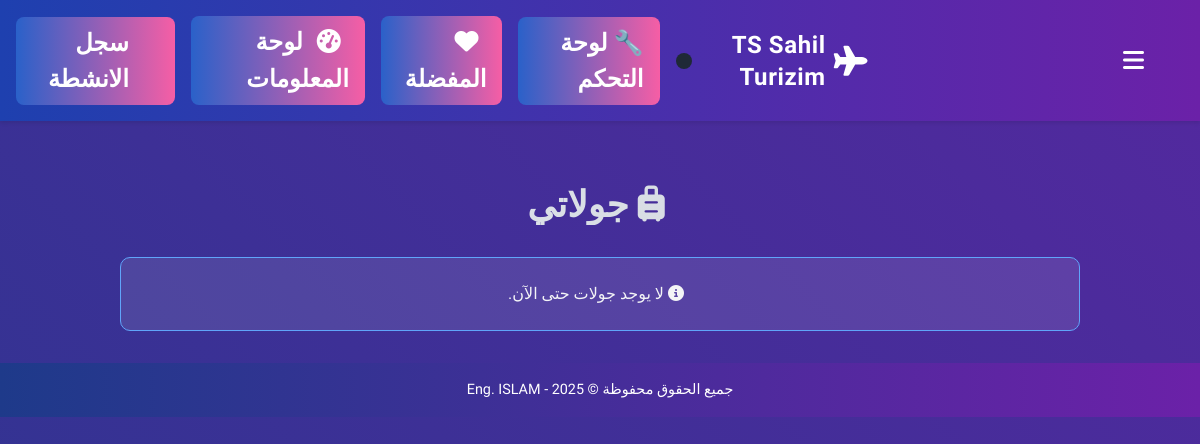
The page /my-tours/ (signed in) on the database as committed earlier.
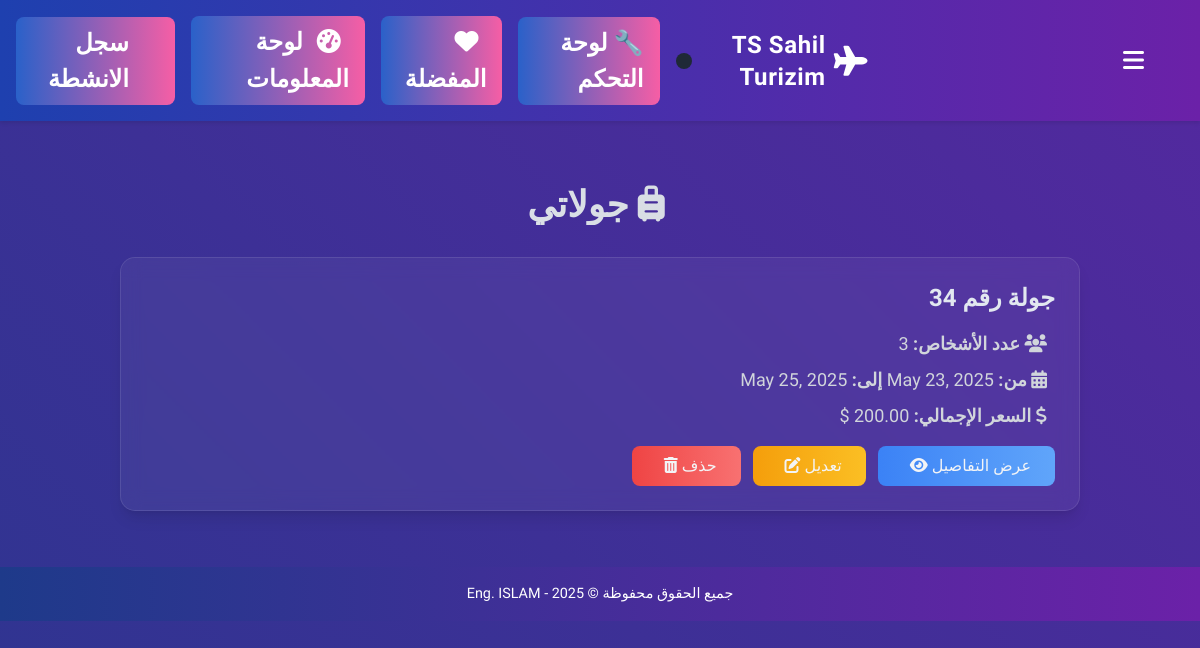
The same page on the database as committed later.
### hotels/models.py (models this page shows, shortened)
class Tour(models.Model):
    user = models.ForeignKey(User, on_delete=models.CASCADE)
    num_people = models.PositiveIntegerField()
    has_kids = models.BooleanField(default=False)
    num_days = models.PositiveIntegerField()
    start_date = models.DateField()
    end_date = models.DateField()
    total_price = models.DecimalField(max_digits=10, decimal_places=2)
    created_at = models.DateTimeField(auto_now_add=True)
    rating = models.PositiveIntegerField(default=0)

### hotels/views.py (the view)
# urls.py: path('my-tours/', my_tours, name='my_tours'),
@login_required
def my_tours(request):
    user = request.user
    tours = Tour.objects.filter(user=user).order_by('-created_at')
    return render(request, 'hotels/my_tours.html', {'tours': tours})

### hotels/templates/hotels/my_tours.html (shortened to what this page needs)
{% extends 'hotels/base.html' %}
{% block content %}
<!DOCTYPE html>
<html lang="ar" dir="rtl">
<head>
    <link href="https://cdn.jsdelivr.net/npm/tailwindcss@2.2.19/dist/tailwind.min.css" rel="stylesheet">
    <link href="https://cdnjs.cloudflare.com/ajax/libs/animate.css/4.1.1/animate.min.css" rel="stylesheet">
    <link href="https://cdnjs.cloudflare.com/ajax/libs/font-awesome/6.4.0/css/all.min.css" rel="stylesheet">
</head>
<body>
    <div class="container mx-auto mt-8 px-4 sm:px-6 lg:px-8">
        <h2 class="text-3xl sm:text-4xl mb-8 text-center animate__animated animate__fadeIn">
            <i class="fas fa-suitcase-rolling mr-2"></i> جولاتي
        </h2>
        {% if tours %}
            {% for tour in tours %}
                <div class="card mb-6 shadow-lg animate__animated animate__fadeInUp">
                    <div class="card-body p-6">
                        <h5 class="card-title text-xl sm:text-2xl mb-4">جولة رقم {{ tour.id }}</h5>
                        <p class="text-base sm:text-lg mb-2">
                            <i class="fas fa-users mr-2"></i>
                            <strong>عدد الأشخاص:</strong> {{ tour.num_people }}
                        </p>
                        <p class="text-base sm:text-lg mb-2">
                            <i class="fas fa-calendar-alt mr-2"></i>
                            <strong>من:</strong> {{ tour.start_date }} <strong>إلى:</strong> {{ tour.end_date }}
                        </p>
                        <p class="text-base sm:text-lg mb-4">
                            <i class="fas fa-dollar-sign mr-2"></i>
                            <strong>السعر الإجمالي:</strong> {{ tour.total_price }} $
                        </p>
                        <div class="flex flex-wrap gap-3">
                            <a href="{% url 'view_tour_detail' tour.id %}" class="btn btn-info">
                                عرض التفاصيل <i class="fas fa-eye icon"></i>
                            </a>
                            {% if request.user == tour.user or request.user.is_superuser %}
                                <a href="{% url 'edit_tour' tour.id %}" class="btn btn-warning">
                                    تعديل <i class="fas fa-edit icon"></i>
                                </a>
                                <a href="{% url 'delete_tour' tour.id %}" class="btn btn-danger"
                                   onclick="return confirm('هل أنت متأكد من حذف هذه الجولة؟');">
                                    حذف <i class="fas fa-trash-alt icon"></i>
                                </a>
                            {% endif %}
                        </div>
                    </div>
                </div>
            {% endfor %}
        {% else %}
            <div class="alert text-center p-6 animate__animated animate__fadeIn">
                <i class="fas fa-info-circle mr-2"></i> لا يوجد جولات حتى الآن.
            </div>
        {% endif %}
    </div>
</body>
</html>
{% endblock %}

Rows that differ between the two databases and show on the page:
added Tour: id "34", num_people "3", end_date "May 25, 2025", shows "تعديل"
Other text that changed with them:
text no longer shown: "لا يوجد جولات حتى الآن."
